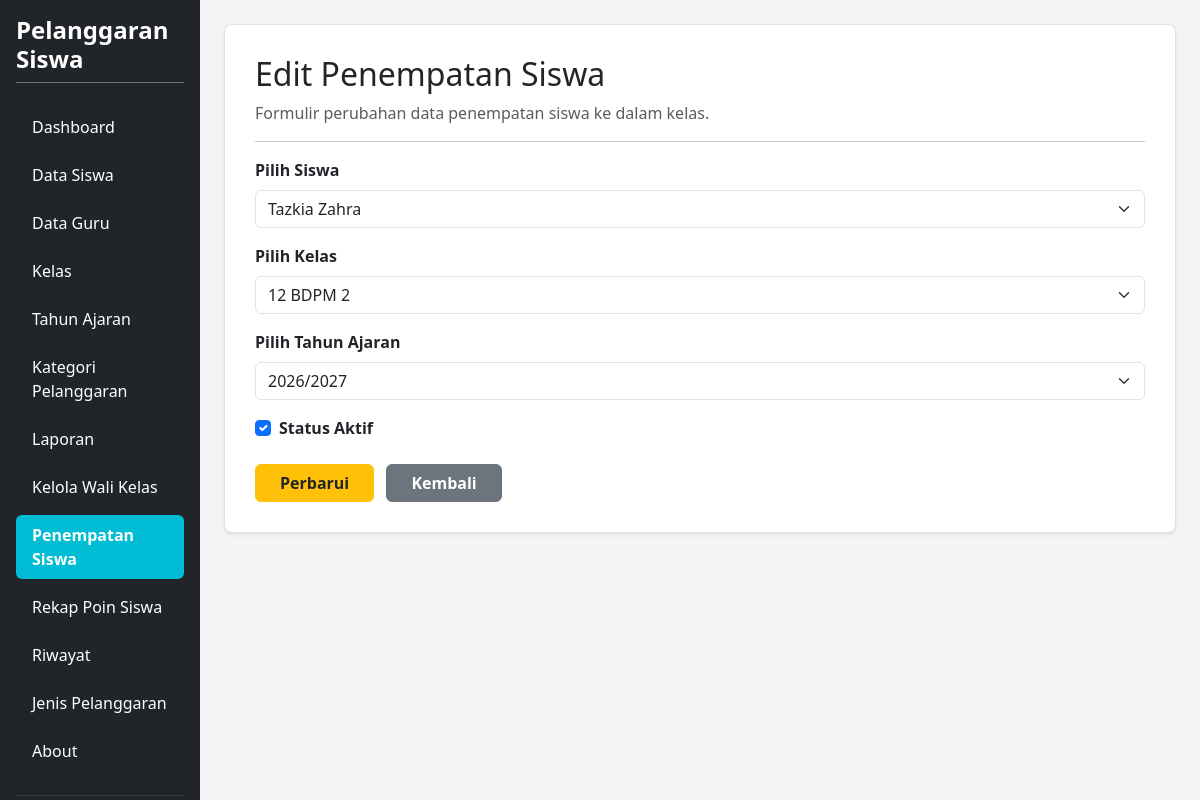
Page /edit_penempatan_siswa.php?id=111 (signed in) on the committed database.
### tables this page shows
CREATE TABLE `t_kelas_siswa` (
  `id` int(11) NOT NULL,
  `siswa_id` int(11) NOT NULL,
  `tahun_ajaran_id` int(11) NOT NULL,
  `kelas_id` int(11) NOT NULL,
  `tanggal_mulai` date NOT NULL,
  `tanggal_selesai` date NOT NULL,
  `status_aktif` tinyint(1) NOT NULL,
  `created_at` timestamp NOT NULL DEFAULT current_timestamp(),
  `updated_at` timestamp NOT NULL DEFAULT current_timestamp()
);

CREATE TABLE `t_siswa` (
  `id` int(11) NOT NULL,
  `nis` varchar(30) NOT NULL,
  `nisn` varchar(20) NOT NULL,
  `nama` varchar(150) NOT NULL,
  `jenis_kelamin` char(1) NOT NULL,
  `tanggal_lahir` date NOT NULL,
  `alamat` text NOT NULL,
  `status_aktif` tinyint(1) NOT NULL,
  `created_at` timestamp NOT NULL DEFAULT current_timestamp(),
  `updated_at` timestamp NOT NULL DEFAULT current_timestamp()
);

CREATE TABLE `t_kelas` (
  `id` int(11) NOT NULL,
  `nama` varchar(100) NOT NULL,
  `tingkat` varchar(20) NOT NULL,
  `jurusan` varchar(100) NOT NULL,
  `status_aktif` tinyint(1) NOT NULL,
  `created_at` timestamp NULL DEFAULT current_timestamp(),
  `updated_at` timestamp NULL DEFAULT current_timestamp()
);

CREATE TABLE `t_tahun_ajaran` (
  `id` int(11) NOT NULL,
  `nama` varchar(20) NOT NULL,
  `tanggal_mulai` date NOT NULL,
  `tanggal_selesai` date NOT NULL,
  `status_aktif` tinyint(1) NOT NULL,
  `created_at` timestamp NULL DEFAULT current_timestamp(),
  `updated_at` timestamp NULL DEFAULT current_timestamp()
);

### edit_penempatan_siswa.php (the view, shortened to what this page needs)
<?php
require_once 'config.php';
$db_pdo = $pdo ?? ($conn instanceof PDO ? $conn : null);
$id = $_GET['id'] ?? null;
$penempatan = null;
if ($db_pdo) {
    try {
        $stmt = $db_pdo->prepare("SELECT * FROM t_kelas_siswa WHERE id = ?");
        $stmt->execute([$id]);
        $penempatan = $stmt->fetch(PDO::FETCH_ASSOC);
    } catch (Exception $e) {
    }
}
$siswa_list = [];
$kelas_list = [];
$tahun_list = [];
if ($db_pdo) {
    try {
        $siswa_list = $db_pdo->query("SELECT id, nama FROM t_siswa WHERE status_aktif = 1 ORDER BY nama ASC")->fetchAll(PDO::FETCH_ASSOC);
        $kelas_list = $db_pdo->query("SELECT id, nama FROM t_kelas WHERE status_aktif = 1 ORDER BY nama ASC")->fetchAll(PDO::FETCH_ASSOC);
        $tahun_list = $db_pdo->query("SELECT id, nama FROM t_tahun_ajaran ORDER BY id DESC")->fetchAll(PDO::FETCH_ASSOC);
    } catch (Exception $e) {
    }
}
?>
<!DOCTYPE html>
<html lang="id">
<head>
    <link href="https://cdn.jsdelivr.net/npm/bootstrap@5.3.8/dist/css/bootstrap.min.css" rel="stylesheet">
</head>
<body>
<div class="container-fluid d-flex p-0" style="min-height: 100vh;">
    <div class="row flex-grow-1 g-0 w-100">
        <?php include "layout/sidebar.php"; ?>
        <main class="col-md-9 col-lg-10 p-4">
            <div class="content-card shadow-sm">
                <div class="mb-3">
                    <h2>Edit Penempatan Siswa</h2>
                    <p class="text-muted mb-0">Formulir perubahan data penempatan siswa ke dalam kelas.</p>
                </div>
                <hr>
                <form action="" method="POST">
                    <div class="mb-3">
                        <label for="siswa_id" class="form-label fw-bold">Pilih Siswa</label>
                        <select class="form-select" id="siswa_id" name="siswa_id" required>
                            <?php foreach ($siswa_list as $s): ?>
                                <option value="<?= $s['id'] ?>" <?= (($penempatan['siswa_id'] ?? '') == $s['id']) ? 'selected' : '' ?>>
                                    <?= htmlspecialchars($s['nama']) ?>
                                </option>
                            <?php endforeach; ?>
                        </select>
                    </div>
                    <div class="mb-3">
                        <label for="kelas_id" class="form-label fw-bold">Pilih Kelas</label>
                        <select class="form-select" id="kelas_id" name="kelas_id" required>
                            <?php foreach ($kelas_list as $k): ?>
                                <option value="<?= $k['id'] ?>" <?= (($penempatan['kelas_id'] ?? '') == $k['id']) ? 'selected' : '' ?>>
                                    <?= htmlspecialchars($k['nama']) ?>
                                </option>
                            <?php endforeach; ?>
                        </select>
                    </div>
                    <div class="mb-3">
                        <label for="tahun_ajaran_id" class="form-label fw-bold">Pilih Tahun Ajaran</label>
                        <select class="form-select" id="tahun_ajaran_id" name="tahun_ajaran_id" required>
                            <?php foreach ($tahun_list as $ta): ?>
                                <option value="<?= $ta['id'] ?>" <?= (($penempatan['tahun_ajaran_id'] ?? '') == $ta['id']) ? 'selected' : '' ?>>
                                    <?= htmlspecialchars($ta['nama']) ?>
                                </option>
                            <?php endforeach; ?>
                        </select>
                    </div>
                    <div class="mb-3 form-check">
                        <input type="checkbox" class="form-check-input" id="status_aktif" name="status_aktif" value="1" <?= (($penempatan['status_aktif'] ?? 0) == 1) ? 'checked' : '' ?>>
                        <label class="form-check-label fw-bold" for="status_aktif">Status Aktif</label>
                    </div>
                    <div class="mt-4">
                        <button type="submit" name="submit" class="btn btn-warning fw-semibold px-4 text-dark">Perbarui</button>
                        <a href="penempatan_siswa.php" class="btn btn-secondary fw-semibold px-4 ms-2">Kembali</a>
                    </div>
                </form>
            </div>
        </main>
    </div>
</div>
</body>
</html>

### edit_penempatan_siswa.php (style rules this page uses)
body { background-color: #f4f4f4; overflow-x: hidden; margin: 0; }
.content-card { background-color: #ffffff; border: 1px solid #e0e0e0; border-radius: 8px; padding: 30px; box-shadow: 0 2px 5px rgba(0,0,0,0.05); }

### rows in the picture
t_kelas_siswa: siswa_id "Tazkia Zahra", kelas_id "12 BDPM 2", tahun_ajaran_id "2026/2027", status_aktif "☑"
